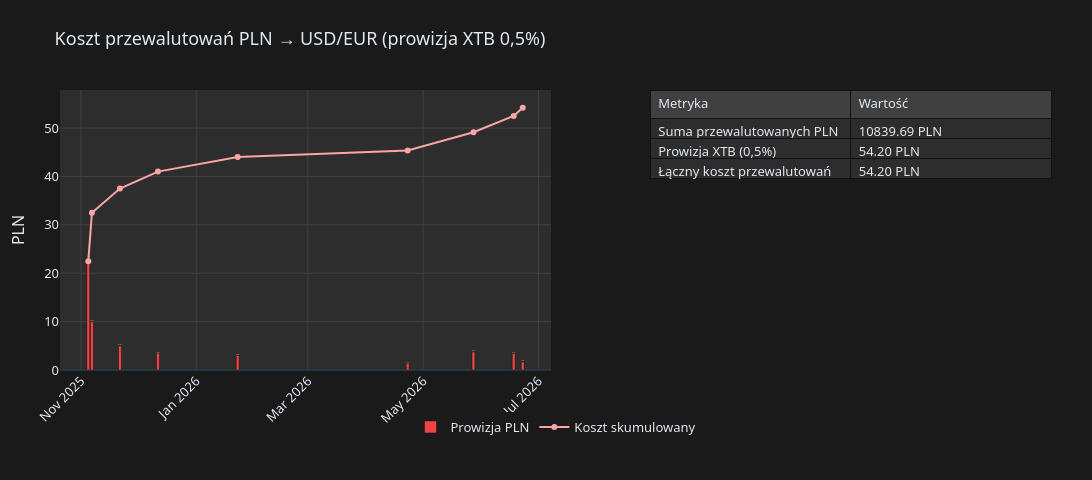

The code cell stored with this chart in its notebook:
### Markdown cell above
## Koszt przewalutowań (prowizja XTB 0,5%)

### Code cell
plot_conversion_losses(conversion_losses, conversion_stats).show(config=PLOTLY_SHOW_CONFIG)

### Figure 1 — Plotly figure (JSON) as saved in the notebook; plotly's stock layout.template omitted (floating-point values rounded to 4 significant figures)
{"data": [{"marker": {"color": "#ef4444"}, "name": "Prowizja PLN", "text": ["22.50", "10.00", "5.00", "3.50", "3.00", "1.37", "3.75", "3.38", "1.69"], "textposition": "outside", "type": "bar", "x": ["2025-11-04T21:48:00.000000000", "2025-11-06T19:50:00.000000000", "2025-11-21T15:16:00.000000000", "2025-12-11T17:40:00.000000000", "2026-01-22T21:35:00.000000000", "2026-04-22T19:27:00.000000000", "2026-05-27T14:34:41.000000000", "2026-06-17T21:02:00.000000000", "2026-06-22T15:46:00.000000000"], "xaxis": "x", "y": [22.5, 10.0, 5.0, 3.5, 3.0, 1.375, 3.75, 3.384, 1.69], "yaxis": "y"}, {"line": {"color": "#fca5a5", "width": 2}, "mode": "lines+markers", "name": "Koszt skumulowany", "type": "scatter", "x": ["2025-11-04T21:48:00.000000000", "2025-11-06T19:50:00.000000000", "2025-11-21T15:16:00.000000000", "2025-12-11T17:40:00.000000000", "2026-01-22T21:35:00.000000000", "2026-04-22T19:27:00.000000000", "2026-05-27T14:34:41.000000000", "2026-06-17T21:02:00.000000000", "2026-06-22T15:46:00.000000000"], "xaxis": "x", "y": [22.5, 32.5, 37.5, 41.0, 44.0, 45.37, 49.12, 52.51, 54.2], "yaxis": "y"}, {"cells": {"align": "left", "fill": {"color": "#2d2d2d"}, "font": {"color": "#e2e8f0"}, "values": [["Suma przewalutowanych PLN", "Prowizja XTB (0,5%)", "Łączny koszt przewalutowań"], ["10839.69 PLN", "54.20 PLN", "54.20 PLN"]]}, "domain": {"x": [0.595, 1], "y": [0, 1]}, "header": {"align": "left", "fill": {"color": "#404040"}, "font": {"color": "#e2e8f0"}, "values": ["Metryka", "Wartość"]}, "type": "table"}], "layout": {"font": {"color": "#e2e8f0", "family": "Segoe UI, Arial, sans-serif", "size": 13}, "height": 480, "hovermode": "x unified", "legend": {"orientation": "h", "x": 0.5, "xanchor": "center", "y": -0.15}, "margin": {"b": 110, "l": 60, "r": 40, "t": 90}, "paper_bgcolor": "#1a1a1a", "plot_bgcolor": "#2d2d2d", "showlegend": true, "title": {"text": "Koszt przewalutowań PLN → USD/EUR (prowizja XTB 0,5%)"}, "width": 1100, "xaxis": {"anchor": "y", "domain": [0, 0.495], "gridcolor": "#404040", "nticks": 8, "tickangle": -45}, "yaxis": {"anchor": "x", "domain": [0, 1], "gridcolor": "#404040", "title": {"text": "PLN"}}, "yaxis2": {"gridcolor": "#404040", "overlaying": "y", "side": "right", "title": {"text": "Skumulowany koszt"}}}}
